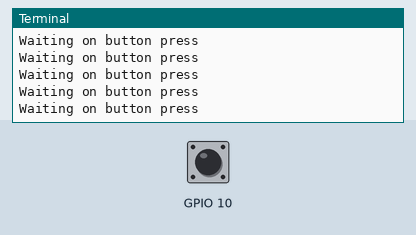
This program was run on a simulated Raspberry Pi (BCM pin numbers). Parts: the last lines printed to the terminal. The inputs (shaded band) are chosen by the test bench; at power-on: GPIO 10 HIGH. The clock reads 2024-03-15 10:24:30 at power-on unless the program sets it.

Above: at 1.2 s.
1.3 s: GPIO 10 pulled LOW for 0.15 s
At 1.39 s:
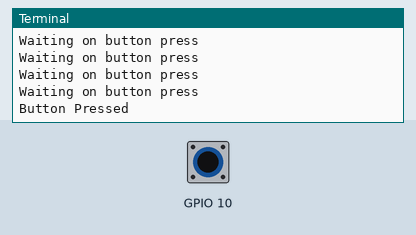
At 2.4 s:
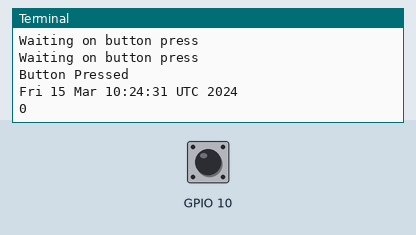

The program:

4_button.py
```python
#!/usr/bin/python

import os
from time import sleep #import sleep from the time library
import RPi.GPIO as GPIO #import GPIO library

GPIO.setmode(GPIO.BCM) #set pin numbering system to BCM

GPIO.setup(10, GPIO.IN, pull_up_down=GPIO.PUD_UP)

while True:
    if (GPIO.input(10) == False):
        print("Button Pressed")
        os.system('date')

        print GPIO.input(10)

        sleep(5)
    else:
        os.system('clear')

        print("Waiting on button press")

        sleep(0.1)
```

Measured:
- after the input at 1.3 s, the terminal: prints a new line after 0.08 s (image 1)
